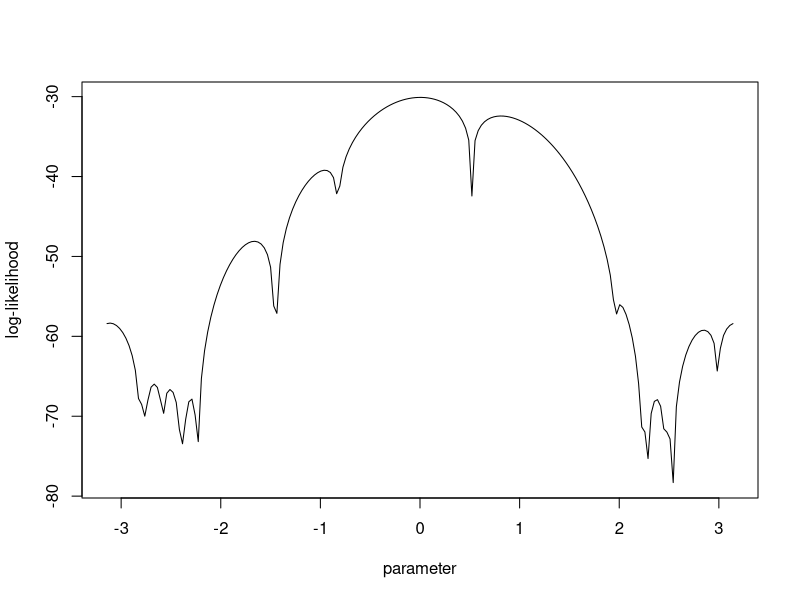
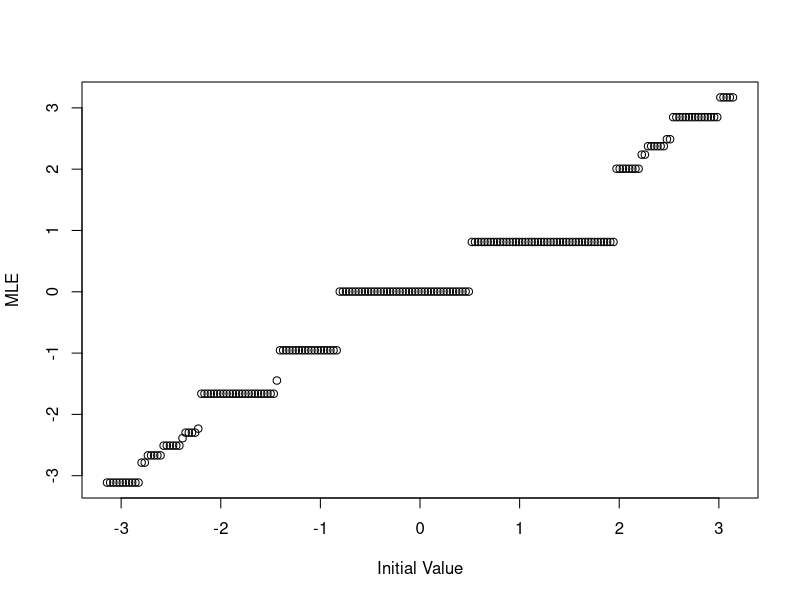

R code for these plots, in order:


graphics.off() # clear all previous plots
rm(list = ls()) # clear workspace
cat("\014") # clear console




## problem 2
data2 <- c(3.91,4.85,2.28,4.06,3.7,4.04,5.46,3.53,2.28,1.96,2.53,3.88,2.22,3.47,4.82,2.46,2.99,2.54,0.52);


## (a) Graph the log-likelihood function for a equally spaced numbers
a.value = seq(-pi, pi, length.out = 200);

m <- length(a.value)
y <- rep(0,m)

for (i in 1:m) {
  y[i] <- -length(data2)*log(2*pi) + sum(log(1-cos(data2-a.value[i])))
}

plot(a.value, y, xlab="parameter", ylab="log-likelihood", type="l");


## (b)
mme <- asin(sum(data2)/length(data2)-pi)


## (c)-(d)
mle.trig <- function(sample, int.value,  lower=-10000, upper=10000) {
  n = length(sample);
  
  neg.log.lik <- function(a) {
    return( n*log(2*pi) - sum(log(1-cos(sample-a))));
  }
  
  minus.score <- function(a) {
    return( sum (sin(sample-a) / (1-cos(sample-a))  ));
  }
  
  hess.f <- function(a) {
    return( matrix(sum (1/ (1-cos(sample-a))  ),nrow=1));
  }
  
  ## MLE  
  a.est = nlminb(start = int.value, neg.log.lik, gradient=minus.score, hessian = hess.f, lower=lower,upper=upper);
  
  
  return(a.est);
}


trig_MME <- mle.trig(data2,mme)
trig_Z1 <- mle.trig(data2,-2.7)
trig_Z2 <- mle.trig(data2,2.7)

trig_par <- c(trig_MME$par,trig_Z1$par,trig_Z2$par)
trig_obj <- -1*c(trig_MME$objective,trig_Z1$objective,trig_Z2$objective)
trig_iter <- c(trig_MME$iteration,trig_Z1$iteration,trig_Z2$iteration)

TRIG <- rbind(trig_par,trig_obj,trig_iter)
TRIG

 
## (e)
mle_trigs <- rep(0,200)
for (i in 1:200) {
  mle_trigs[i] <- mle.trig(data2,a.value[i])$par
}

plot(a.value,mle_trigs,xlab="Initial Value", ylab="MLE")

mle_trigs <- floor(mle_trigs*1000000)/1000000

SetAtt <- cbind(aggregate(a.value, list(mle_trigs), min),aggregate(a.value, list(mle_trigs), max)[,2])
colnames(SetAtt) <- c("Unique Outcome","From","To")
SetAtt
